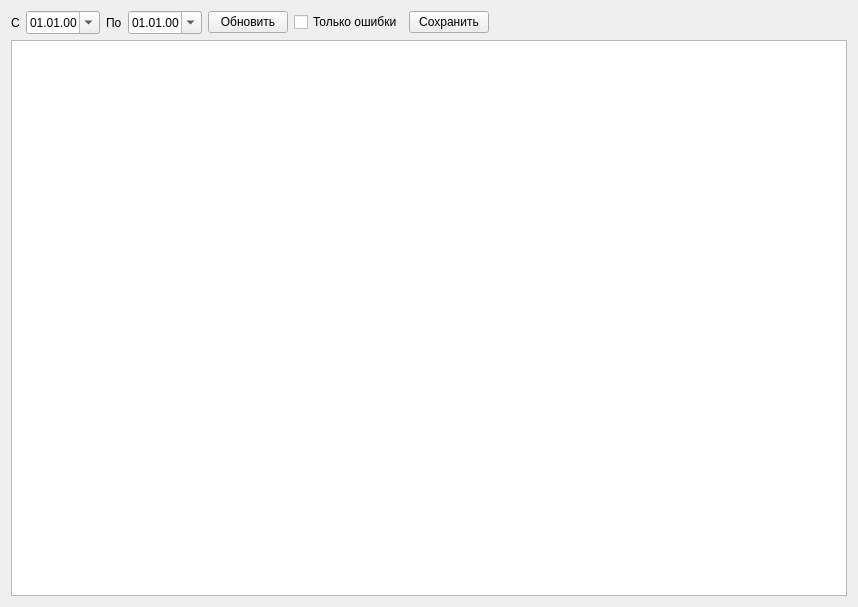
<?xml version="1.0" encoding="UTF-8"?>
<ui version="4.0">
 <class>FormCompare</class>
 <widget class="QWidget" name="FormCompare">
  <property name="geometry">
   <rect>
    <x>0</x>
    <y>0</y>
    <width>858</width>
    <height>607</height>
   </rect>
  </property>
  <property name="windowTitle">
   <string>Form</string>
  </property>
  <layout class="QVBoxLayout" name="verticalLayout">
   <item>
    <layout class="QHBoxLayout" name="horizontalLayout">
     <item>
      <widget class="QLabel" name="label">
       <property name="text">
        <string>С</string>
       </property>
      </widget>
     </item>
     <item>
      <widget class="QDateEdit" name="dateEditBeg">
       <property name="displayFormat">
        <string>dd.MM.yy</string>
       </property>
       <property name="calendarPopup">
        <bool>true</bool>
       </property>
      </widget>
     </item>
     <item>
      <widget class="QLabel" name="label_2">
       <property name="text">
        <string>По</string>
       </property>
      </widget>
     </item>
     <item>
      <widget class="QDateEdit" name="dateEditEnd">
       <property name="displayFormat">
        <string>dd.MM.yy</string>
       </property>
       <property name="calendarPopup">
        <bool>true</bool>
       </property>
      </widget>
     </item>
     <item>
      <widget class="QPushButton" name="pushButtonUpd">
       <property name="text">
        <string>Обновить</string>
       </property>
      </widget>
     </item>
     <item>
      <widget class="QCheckBox" name="checkBoxErr">
       <property name="text">
        <string>Только ошибки</string>
       </property>
      </widget>
     </item>
     <item>
      <widget class="QPushButton" name="pushButtonSave">
       <property name="text">
        <string>Сохранить</string>
       </property>
      </widget>
     </item>
     <item>
      <spacer name="horizontalSpacer">
       <property name="orientation">
        <enum>Qt::Horizontal</enum>
       </property>
       <property name="sizeHint" stdset="0">
        <size>
         <width>40</width>
         <height>20</height>
        </size>
       </property>
      </spacer>
     </item>
    </layout>
   </item>
   <item>
    <widget class="TableView" name="tableView"/>
   </item>
  </layout>
 </widget>
 <customwidgets>
  <customwidget>
   <class>TableView</class>
   <extends>QTableView</extends>
   <header>tableview.h</header>
  </customwidget>
 </customwidgets>
 <resources/>
 <connections/>
</ui>
